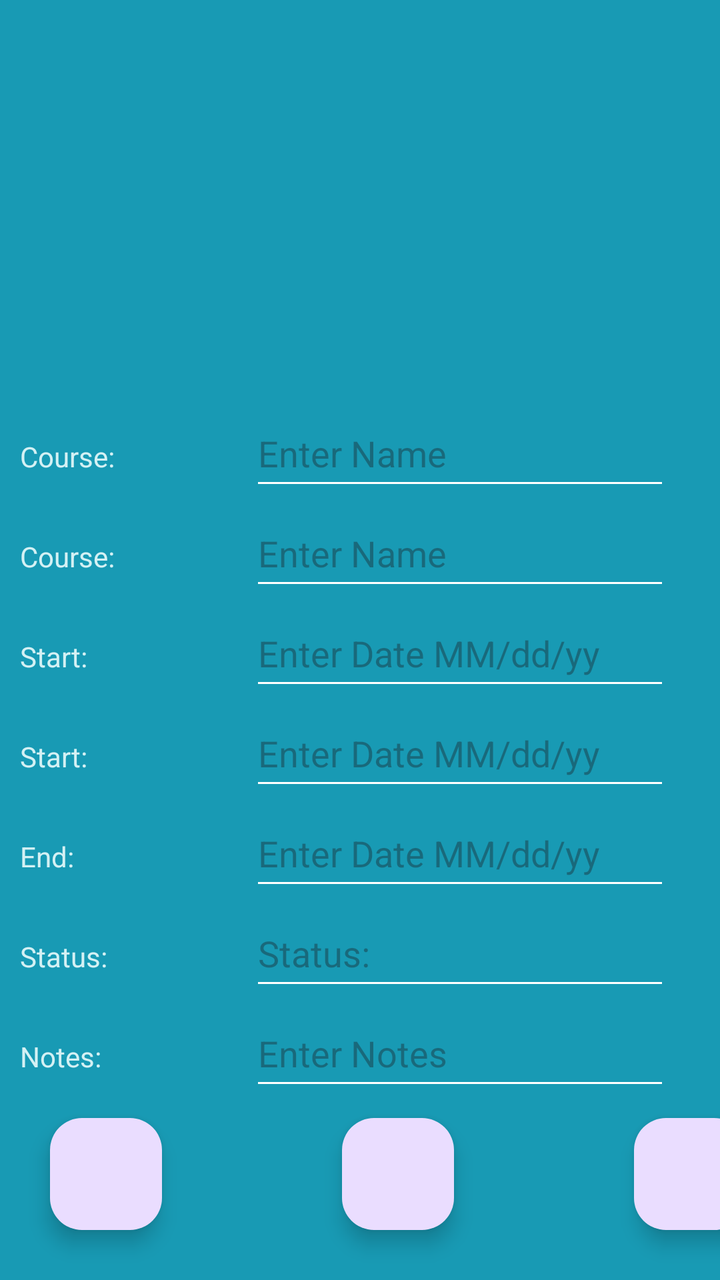
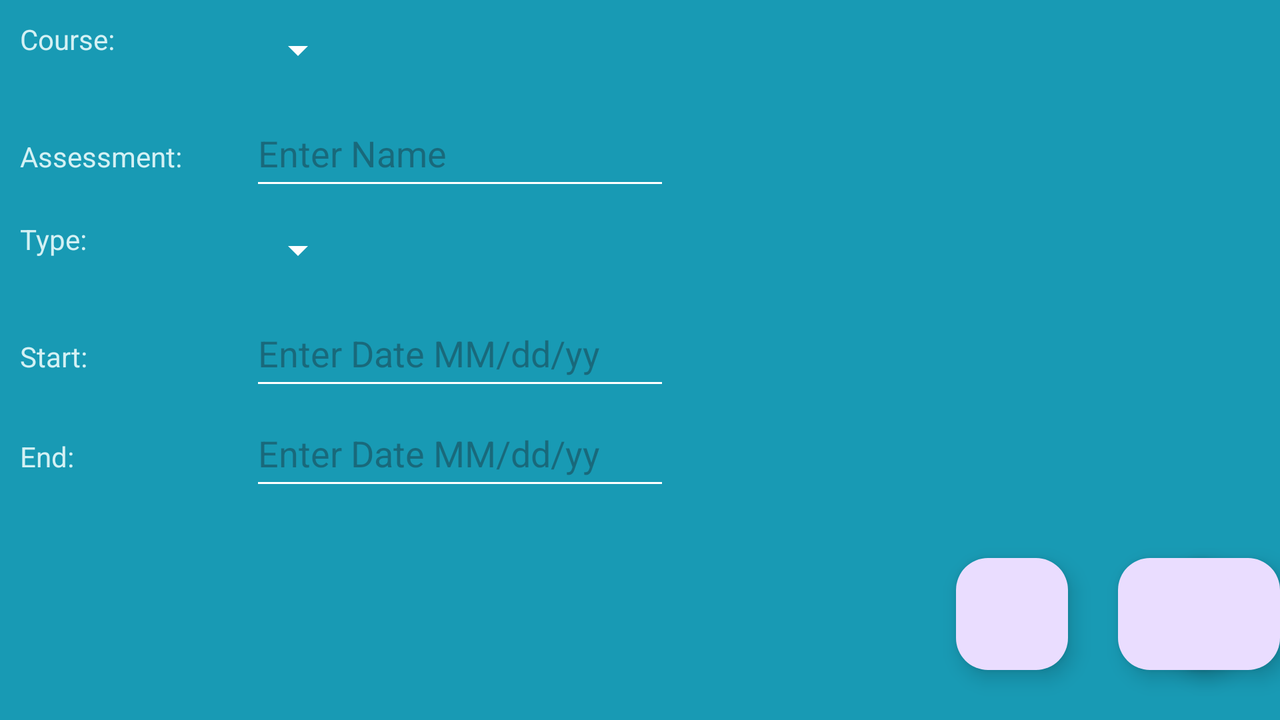

The same Android screen from two of the app's own layout files: first res/layout/ as a phone draws it, then the author's variant for another configuration, drawn on a device whose configuration selects that folder. Both files follow.
<!-- AndroidManifest.xml: application theme Theme.TermTracker -->
<!-- res/layout/activity_assessment_details.xml -->
<?xml version="1.0" encoding="utf-8"?>
<androidx.constraintlayout.widget.ConstraintLayout xmlns:android="http://schemas.android.com/apk/res/android"
    xmlns:app="http://schemas.android.com/apk/res-auto"
    xmlns:tools="http://schemas.android.com/tools"
    android:layout_width="match_parent"
    android:layout_height="match_parent"
    android:background="@color/blueGrotto"
    tools:context=".UI.AssessmentDetails">

    <androidx.recyclerview.widget.RecyclerView
        android:id="@+id/assessment_details_course_recycler_view"
        android:layout_width="0dp"
        android:layout_height="150dp"
        android:layout_marginTop="25dp"
        app:layout_constraintTop_toTopOf="parent"
        app:layout_constraintStart_toStartOf="parent"
        app:layout_constraintEnd_toEndOf="parent"
        />

    <com.google.android.material.floatingactionbutton.FloatingActionButton
        android:id="@+id/addAssessmentDetailsBTN"
        android:layout_width="wrap_content"
        android:layout_height="wrap_content"
        android:clickable="true"
        app:srcCompat="@drawable/baseline_library_add_24"
        android:contentDescription="@string/Add"
        android:layout_marginStart="25dp"
        android:layout_marginBottom="25dp"
        app:layout_constraintLeft_toLeftOf="parent"
        app:layout_constraintBottom_toBottomOf="parent"/>

    <com.google.android.material.floatingactionbutton.FloatingActionButton
        android:id="@+id/deleteAssessmentDetailsBTN"
        android:layout_width="wrap_content"
        android:layout_height="wrap_content"
        android:layout_marginStart="90dp"
        android:layout_marginBottom="25dp"
        android:clickable="true"
        app:srcCompat="@drawable/baseline_restore_from_trash_24"
        android:contentDescription="@string/Delete"
        app:layout_constraintBottom_toBottomOf="parent"
        app:layout_constraintLeft_toRightOf="@+id/addAssessmentDetailsBTN"
        />

    <com.google.android.material.floatingactionbutton.FloatingActionButton
        android:id="@+id/updateAssessmentDetailsBTN"
        android:layout_width="wrap_content"
        android:layout_height="wrap_content"
        android:clickable="true"
        android:contentDescription="@string/Update"
        app:srcCompat="@drawable/baseline_refresh_24"
        android:layout_marginStart="90dp"
        android:layout_marginBottom="25dp"
        app:layout_constraintLeft_toRightOf="@+id/deleteAssessmentDetailsBTN"
        app:layout_constraintBottom_toBottomOf="parent" />

    <ScrollView
        android:id="@+id/assessment_detail_scrollView"
        android:layout_width="0dp"
        android:layout_height="0dp"
        app:layout_constraintTop_toBottomOf="@id/assessment_details_course_recycler_view"
        app:layout_constraintStart_toStartOf="parent"
        app:layout_constraintEnd_toEndOf="parent"
        app:layout_constraintBottom_toBottomOf="parent">


        <LinearLayout
            android:layout_width="match_parent"
            android:layout_height="wrap_content"
            android:orientation="vertical">
            <LinearLayout
                android:layout_width="wrap_content"
                android:layout_height="wrap_content"
                android:orientation="horizontal">
                <TextView
                    android:id="@+id/assessmentCourseTitle"
                    android:layout_width="100dp"
                    android:layout_height="50dp"
                    android:layout_marginTop="25dp"
                    android:padding="10dp"
                    android:textColor="@color/babyBlue"
                    android:text="@string/Course_Name"
                    />

                <EditText
                    android:id="@+id/assessmentCourseTitleInput"
                    android:layout_width="wrap_content"
                    android:layout_height="50dp"
                    android:layout_marginTop="25dp"
                    android:layout_marginStart="25dp"
                    android:backgroundTint="@color/white"
                    android:ems="10"
                    android:hint="@string/NameHelpText"
                    android:inputType="text"
                    />
            </LinearLayout>
            <LinearLayout
                android:layout_width="wrap_content"
                android:layout_height="wrap_content"
                android:orientation="horizontal">
                <TextView
                    android:id="@+id/assessmentTitle"
                    android:layout_width="100dp"
                    android:layout_height="50dp"
                    android:padding="10dp"
                    android:textColor="@color/babyBlue"
                    android:text="@string/Course_Name"
                    />

                <EditText
                    android:id="@+id/assessmentTitleInput"
                    android:layout_width="wrap_content"
                    android:layout_height="50dp"
                    android:layout_marginStart="25dp"
                    android:backgroundTint="@color/white"
                    android:ems="10"
                    android:hint="@string/NameHelpText"
                    android:inputType="text"
                    />

            </LinearLayout>
            <LinearLayout
                android:layout_width="wrap_content"
                android:layout_height="wrap_content"
                android:orientation="horizontal">
                <TextView
                    android:id="@+id/assessmentType"
                    android:layout_width="100dp"
                    android:layout_height="50dp"
                    android:padding="10dp"
                    android:textColor="@color/babyBlue"
                    android:text="@string/Start_Date"
                    />

                <EditText
                    android:id="@+id/assessmentTypeInput"
                    android:layout_width="wrap_content"
                    android:layout_height="50dp"
                    android:layout_marginStart="25dp"
                    android:backgroundTint="@color/white"
                    android:ems="10"
                    android:hint="@string/DateHelpText"
                    android:inputType="date"
                    />

            </LinearLayout>
            <LinearLayout
                android:layout_width="wrap_content"
                android:layout_height="wrap_content"
                android:orientation="horizontal">
                <TextView
                    android:id="@+id/assessmentStartDate"
                    android:layout_width="100dp"
                    android:layout_height="50dp"
                    android:padding="10dp"
                    android:textColor="@color/babyBlue"
                    android:text="@string/Start_Date"
                    />

                <EditText
                    android:id="@+id/assessmentStartDateInput"
                    android:layout_width="wrap_content"
                    android:layout_height="50dp"
                    android:layout_marginStart="25dp"
                    android:backgroundTint="@color/white"
                    android:ems="10"
                    android:hint="@string/DateHelpText"
                    android:inputType="date"
                    />

            </LinearLayout>
            <LinearLayout
                android:layout_width="wrap_content"
                android:layout_height="wrap_content"
                android:orientation="horizontal">
                <TextView
                    android:id="@+id/assessmentEndDate"
                    android:layout_width="100dp"
                    android:layout_height="50dp"
                    android:padding="10dp"
                    android:textColor="@color/babyBlue"
                    android:text="@string/End_Date"
                    />

                <EditText
                    android:id="@+id/assessmentEndDateInput"
                    android:layout_width="wrap_content"
                    android:layout_height="50dp"
                    android:layout_marginStart="25dp"
                    android:backgroundTint="@color/white"
                    android:ems="10"
                    android:hint="@string/DateHelpText"
                    android:inputType="date"
                    />

            </LinearLayout>

            <LinearLayout
                android:layout_width="wrap_content"
                android:layout_height="wrap_content"
                android:orientation="horizontal">
                <TextView
                    android:id="@+id/assessmentStatus"
                    android:layout_width="100dp"
                    android:layout_height="50dp"
                    android:padding="10dp"
                    android:textColor="@color/babyBlue"
                    android:text="@string/Status"
                    />

                <EditText
                    android:id="@+id/assessmentStatusInput"
                    android:layout_width="wrap_content"
                    android:layout_height="50dp"
                    android:layout_marginStart="25dp"
                    android:backgroundTint="@color/white"
                    android:ems="10"
                    android:hint="@string/Status"
                    android:inputType="text"
                    />
            </LinearLayout>
            <LinearLayout
                android:layout_width="wrap_content"
                android:layout_height="wrap_content"
                android:orientation="horizontal">

                <TextView
                    android:id="@+id/courseNotes"
                    android:layout_width="100dp"
                    android:layout_height="50dp"
                    android:padding="10dp"
                    android:textColor="@color/babyBlue"
                    android:text="@string/Notes"
                    />

                <EditText
                    android:id="@+id/assessmentNotesInput"
                    android:layout_width="wrap_content"
                    android:layout_height="50dp"
                    android:layout_marginStart="25dp"
                    android:backgroundTint="@color/white"
                    android:ems="10"
                    android:hint="@string/NotesHelpText"
                    android:inputType="text"
                    />
            </LinearLayout>
        </LinearLayout>
    </ScrollView>
</androidx.constraintlayout.widget.ConstraintLayout>
<!-- resources referenced by this layout -->
<resources>
  <color name="babyBlue">#D4F1F4</color>
  <color name="blueGrotto">#189AB4</color>
  <color name="white">#FFFFFFFF</color>
  <string name="Add">Add</string>
  <string name="Course_Name">Course: </string>
  <string name="DateHelpText">Enter Date MM/dd/yy</string>
  <string name="Delete">Delete</string>
  <string name="End_Date">End: </string>
  <string name="NameHelpText">Enter Name</string>
  <string name="Notes">Notes: </string>
  <string name="NotesHelpText">Enter Notes</string>
  <string name="Start_Date">Start: </string>
  <string name="Status">Status: </string>
  <string name="Update">Update</string>
  <style name="Theme.TermTracker" parent="Base.Theme.TermTracker" />
  <style name="Base.Theme.TermTracker" parent="Theme.Material3.DayNight">
          
          
      </style>
</resources>
<!-- res/layout-land/activity_assessment_details.xml (the author's variant of the layout above) -->
<!-- drawn on the phone turned sideways -->
<?xml version="1.0" encoding="utf-8"?>
<androidx.constraintlayout.widget.ConstraintLayout xmlns:android="http://schemas.android.com/apk/res/android"
    xmlns:app="http://schemas.android.com/apk/res-auto"
    xmlns:tools="http://schemas.android.com/tools"
    android:layout_width="match_parent"
    android:layout_height="match_parent"
    android:background="@color/blueGrotto"
    tools:context=".UI.AssessmentDetails">

    <com.google.android.material.floatingactionbutton.FloatingActionButton
        android:id="@+id/addAssessmentDetailsBTN"
        android:layout_width="wrap_content"
        android:layout_height="wrap_content"
        android:clickable="true"
        app:srcCompat="@drawable/baseline_save_24"
        android:contentDescription="@string/Add"
        android:layout_marginStart="25dp"
        android:layout_marginBottom="25dp"
        app:layout_constraintRight_toRightOf="parent"
        app:layout_constraintBottom_toBottomOf="parent"/>

    <com.google.android.material.floatingactionbutton.FloatingActionButton
        android:id="@+id/deleteAssessmentDetailsBTN"
        android:layout_width="wrap_content"
        android:layout_height="wrap_content"
        android:layout_marginRight="25dp"
        android:layout_marginStart="90dp"
        android:layout_marginBottom="25dp"
        android:clickable="true"
        app:srcCompat="@drawable/baseline_restore_from_trash_24"
        android:contentDescription="@string/Delete"
        app:layout_constraintBottom_toBottomOf="parent"
        app:layout_constraintRight_toLeftOf="@+id/updateAssessmentDetailsBTN"
        />

    <com.google.android.material.floatingactionbutton.FloatingActionButton
        android:id="@+id/updateAssessmentDetailsBTN"
        android:layout_width="wrap_content"
        android:layout_height="wrap_content"
        android:clickable="true"
        android:contentDescription="@string/Update"
        app:srcCompat="@drawable/baseline_save_24"
        android:layout_marginRight="25dp"
        android:layout_marginStart="90dp"
        android:layout_marginBottom="25dp"
        app:layout_constraintRight_toRightOf="parent"
        app:layout_constraintBottom_toBottomOf="parent" />

    <ScrollView
        android:id="@+id/assessment_detail_scrollView"
        android:layout_width="0dp"
        android:layout_height="0dp"
        app:layout_constraintTop_toTopOf="parent"
        app:layout_constraintStart_toStartOf="parent"
        app:layout_constraintEnd_toEndOf="parent"
        app:layout_constraintBottom_toBottomOf="parent">


        <LinearLayout
            android:layout_width="match_parent"
            android:layout_height="wrap_content"
            android:orientation="vertical">
            <LinearLayout
                android:layout_width="wrap_content"
                android:layout_height="wrap_content"
                android:orientation="horizontal">

                <TextView
                    android:id="@+id/assessmentCourseTitle"
                    android:layout_width="100dp"
                    android:layout_height="50dp"
                    android:padding="10dp"
                    android:text="@string/Course_Name"
                    android:textColor="@color/babyBlue"
                    android:textSize="14sp" />
                <Spinner
                    android:id="@+id/assessmentCourseSpinner"
                    android:layout_width="wrap_content"
                    android:layout_height="50dp"
                    android:layout_marginStart="25dp"
                    android:backgroundTint="@color/white"
                    android:ems="10"
                    android:inputType="text"
                    />
            </LinearLayout>
            <LinearLayout
                android:layout_width="wrap_content"
                android:layout_height="wrap_content"
                android:orientation="horizontal">
                <TextView
                    android:id="@+id/assessmentName"
                    android:layout_width="105dp"
                    android:layout_height="50dp"
                    android:padding="10dp"
                    android:textColor="@color/babyBlue"
                    android:textSize="14sp"
                    android:text="@string/Assessment_Name"
                    />

                <EditText
                    android:id="@+id/assessmentNameInput"
                    android:layout_width="wrap_content"
                    android:layout_height="50dp"
                    android:layout_marginStart="20dp"
                    android:backgroundTint="@color/white"
                    android:ems="10"
                    android:hint="@string/NameHelpText"
                    android:inputType="text"
                    />

            </LinearLayout>
            <LinearLayout
                android:layout_width="wrap_content"
                android:layout_height="wrap_content"
                android:orientation="horizontal">
                <TextView
                    android:id="@+id/assessmentType"
                    android:layout_width="100dp"
                    android:layout_height="50dp"
                    android:padding="10dp"
                    android:textColor="@color/babyBlue"
                    android:textSize="14sp"
                    android:text="@string/Assessment_Type"
                    />

                <Spinner
                    android:id="@+id/assessmentTypeSpinner"
                    android:layout_width="wrap_content"
                    android:layout_height="50dp"
                    android:layout_marginStart="25dp"
                    android:backgroundTint="@color/white"
                    android:ems="10"
                    android:inputType="text"
                    />

            </LinearLayout>
            <LinearLayout
                android:layout_width="wrap_content"
                android:layout_height="wrap_content"
                android:orientation="horizontal">
                <TextView
                    android:id="@+id/assessmentStartDate"
                    android:layout_width="100dp"
                    android:layout_height="50dp"
                    android:padding="10dp"
                    android:textColor="@color/babyBlue"
                    android:textSize="14sp"
                    android:text="@string/Start_Date"
                    />

                <EditText
                    android:id="@+id/assessmentStartDateInput"
                    android:layout_width="wrap_content"
                    android:layout_height="50dp"
                    android:layout_marginStart="25dp"
                    android:backgroundTint="@color/white"
                    android:ems="10"
                    android:hint="@string/DateHelpText"
                    android:inputType="date"
                    />

            </LinearLayout>
            <LinearLayout
                android:layout_width="wrap_content"
                android:layout_height="wrap_content"
                android:orientation="horizontal">
                <TextView
                    android:id="@+id/assessmentEndDate"
                    android:layout_width="100dp"
                    android:layout_height="50dp"
                    android:padding="10dp"
                    android:textColor="@color/babyBlue"
                    android:textSize="14sp"
                    android:text="@string/End_Date"
                    />

                <EditText
                    android:id="@+id/assessmentEndDateInput"
                    android:layout_width="wrap_content"
                    android:layout_height="50dp"
                    android:layout_marginStart="25dp"
                    android:backgroundTint="@color/white"
                    android:ems="10"
                    android:hint="@string/DateHelpText"
                    android:inputType="date"
                    />
            </LinearLayout>
        </LinearLayout>
    </ScrollView>
</androidx.constraintlayout.widget.ConstraintLayout>
<!-- resources referenced by the variant -->
<!-- as the phone turned sideways resolves them -->
<resources>
  <color name="babyBlue">#D4F1F4</color>
  <color name="blueGrotto">#189AB4</color>
  <color name="white">#FFFFFFFF</color>
  <string name="Add">Add</string>
  <string name="Assessment_Name">Assessment: </string>
  <string name="Assessment_Type">Type:</string>
  <string name="Course_Name">Course: </string>
  <string name="DateHelpText">Enter Date MM/dd/yy</string>
  <string name="Delete">Delete</string>
  <string name="End_Date">End: </string>
  <string name="NameHelpText">Enter Name</string>
  <string name="Start_Date">Start: </string>
  <string name="Update">Update</string>
  <style name="Theme.TermTracker" parent="Base.Theme.TermTracker" />
  <style name="Base.Theme.TermTracker" parent="Theme.Material3.DayNight">
          
          
      </style>
</resources>
